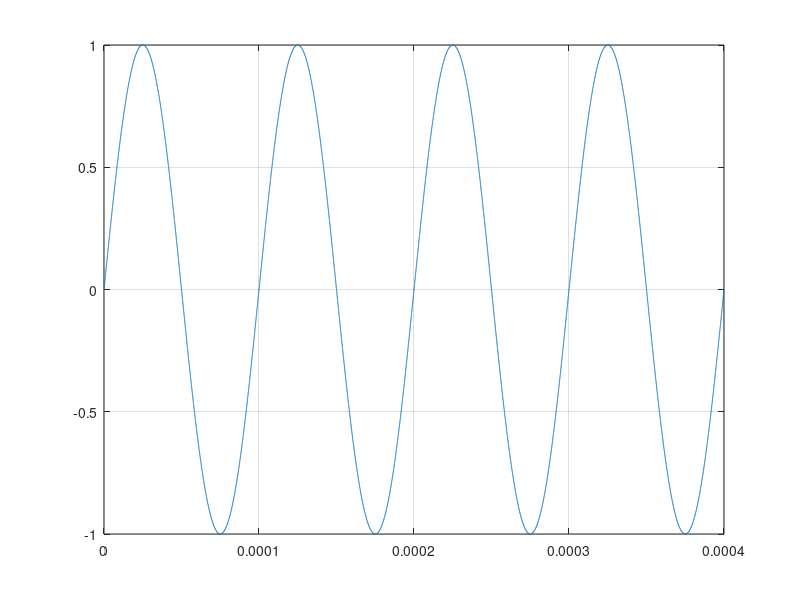
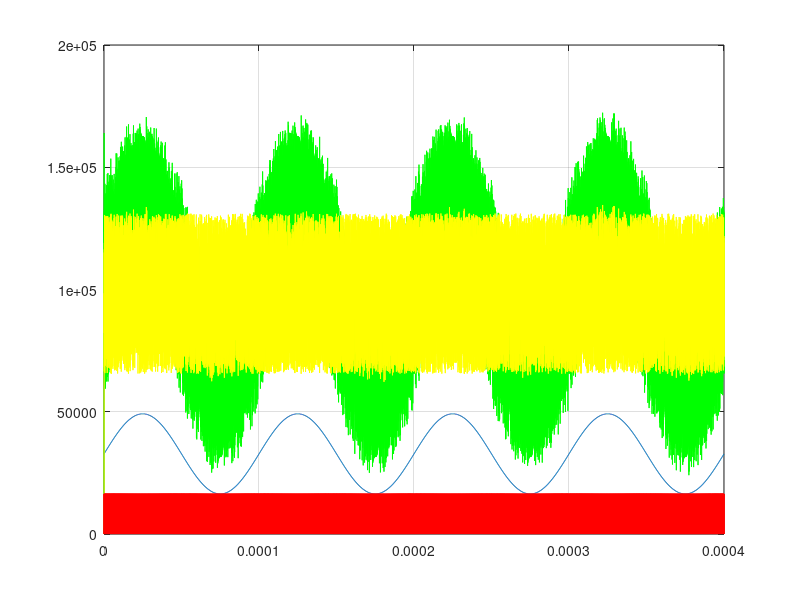
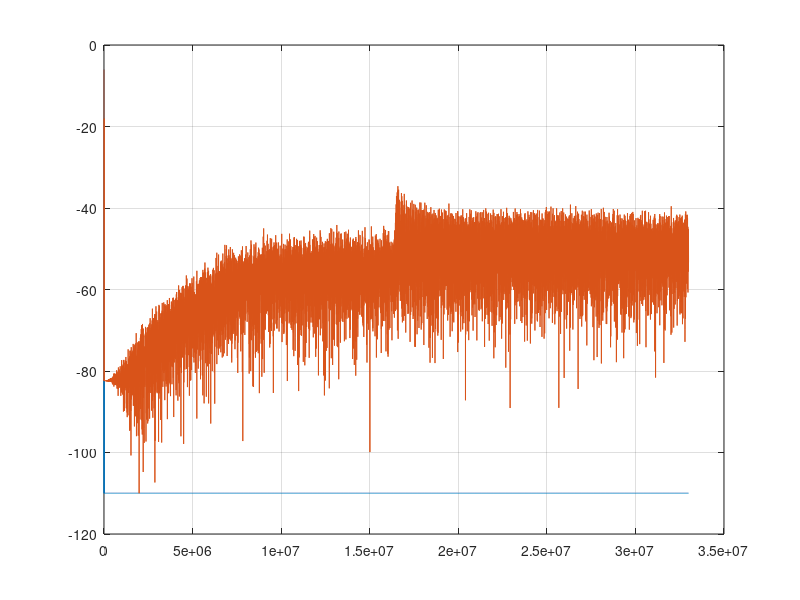
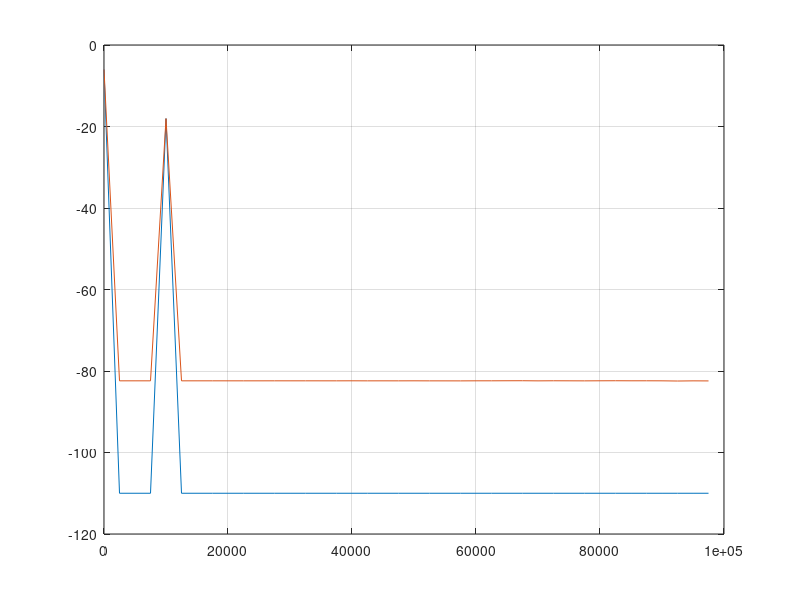

Write MATLAB code to recreate these figures, in order.
%-------------------------------------------------------------------------------
% Specifications
%
signalBitNb = 16;
accumulatorBitNb = 18;

fck = 66E6;

fo = 10E3;

periodNb = 4;
tPointNb = periodNb * round(fck/fo);
fPointNb = tPointNb/round(fck/fo)*10;

AminDb = -110;

%-------------------------------------------------------------------------------
% General
%
Tck = 1/fck;
t = Tck * [0:tPointNb-1];
f = linspace(0, fck, tPointNb);
w = 2 * pi * f/fck;

signalRange = 2^signalBitNb;
accumulatorRange = 2^accumulatorBitNb;

figureId = 0;

separator = char('-' * ones(1, 80));
indent = char(' ' * ones(1, 2));

%-------------------------------------------------------------------------------
% Time signal
%
x = sin(2*pi*fo*t);

figureId = figureId + 1;
figure(figureId);
stairs(t, x);
grid;

%-------------------------------------------------------------------------------
% Circuit simulation
%
xC = round(signalRange/4*x) + signalRange/2;

bucketCapacity = signalRange;
accumulator1 = zeros(size(xC));
accumulator2 = zeros(size(xC));
sigmaDelta = zeros(size(xC));
for index = 1:length(xC)-1
  acc1 = accumulator1(index) + xC(index);
  acc2 = accumulator2(index) + 1/2*accumulator1(index) - signalRange/4;
  if acc2 < 0
    acc2 = 0;
  end;
  acc1 = mod(acc1, accumulatorRange);
  acc2 = mod(acc2, accumulatorRange);
  if acc2 >= accumulatorRange/2
    sigmaDelta(index) = 1;
    acc1 = acc1 - bucketCapacity;
    acc2 = acc2 - bucketCapacity;
  end;
  accumulator1(index+1) = acc1;
  accumulator2(index+1) = acc2;
end;

figureId = figureId + 1;
figure(figureId);
stairs(t, xC);
hold on;
stairs(t, accumulator1, 'g');
stairs(t, accumulator2, 'y');
stairs(t, signalRange/4*sigmaDelta, 'r');
hold off;
grid;

%-------------------------------------------------------------------------------
% Frequency analysis
%
f = f(1:round(length(f)/2));

X = fft(xC/signalRange/tPointNb);
Adb = 20*log10(abs(X));
Adb = Adb(1:length(f));
Adb(Adb < AminDb) = AminDb;

S = fft(sigmaDelta/tPointNb);
Sdb = 20*log10(abs(S));
Sdb = Sdb(1:length(f));
Sdb(Sdb < AminDb) = AminDb;

figureId = figureId + 1;
figure(figureId);
plot(f, [Adb; Sdb]);
grid;

f = f(1:fPointNb);

Adb = 20*log10(abs(X));
Adb = Adb(1:fPointNb);
Adb(Adb < AminDb) = AminDb;

Sdb = 20*log10(abs(S));
Sdb = Sdb(1:length(f));
Sdb(Sdb < AminDb) = AminDb;

figureId = figureId + 1;
figure(figureId);
plot(f, [Adb; Sdb]);
grid;
